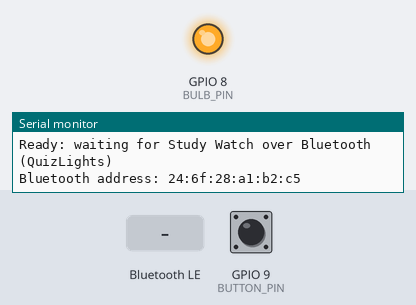
The sketch below on a simulated ESP32-C3. Shown: output pins drawn as LEDs (lit = HIGH), the last lines printed to the serial monitor. Dashed ring = blinking. The inputs (shaded band) are chosen by the test bench; at power-on: GPIO 9 (BUTTON_PIN) HIGH. EEPROM starts erased; nothing arrives over Bluetooth unless stated; a phone connects over Bluetooth LE 3 s after start.

Above: at 1.2 s.
1.3 s: Bluetooth LE write "-" received
At 1.45 s:
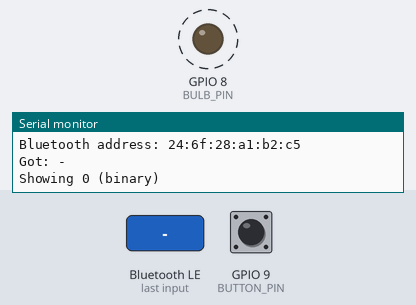
5.9 s: GPIO 9 (BUTTON_PIN) pulled LOW for 1 s
At 7.28 s:
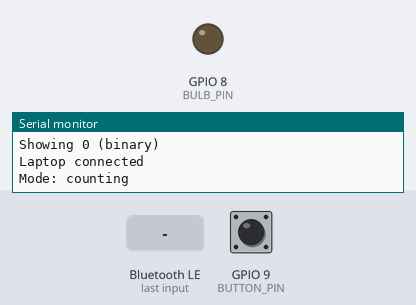
Timing chart, 0 to 8.9 s (numbered marks = the images above; inputs shaded):
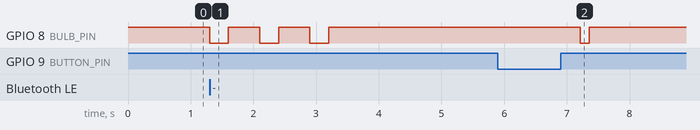

Measured:
- after the input at 1.3 s, GPIO 8 (BULB_PIN): alternates HIGH for 0.50 s and LOW for 0.30 s, 6 changes in all, then stays HIGH, starting at once
- after the input at 5.9 s, GPIO 8 (BULB_PIN): HIGH → LOW after 1.3 s, → HIGH 0.15 s later

The sketch:

quiz_lights_c3_ble.ino
```cpp
// Quiz Lights, Bluetooth version, for the ESP32-C3 Super Mini. Study Watch on the laptop connects
// straight to this board (no Wi-Fi, no topic, no setup). One bulb (the board's blue LED) shows answers.
// Option answers follow the mode: counting (one blink per unit, A=1, B=2 ...) or binary (A=001 ...).
// Number answers are always binary: long flash = 1, short flash = 0, an extra-long flash is the decimal point.
// Arduino IDE: board "ESP32C3 Dev Module", USB CDC On Boot: Enabled. No extra libraries needed.

#include <BLEDevice.h>
#include <BLEServer.h>
#include <BLE2902.h>
#include <Preferences.h>

#define BULB_PIN 8              // the Super Mini's blue LED. For a real bulb/LED use 4 and set BULB_ON HIGH
#define BULB_ON LOW             // the blue LED lights when the pin is LOW
#define BUTTON_PIN 9            // BOOT button: tap = solve the screen (like Right Ctrl), hold 1 s = switch mode
#define HOLD_MS 1000            // how long to hold BOOT to switch counting / binary
#define BITS 3                  // 3 bits = 0..7 (A..G). Use 4 for more options
#define LONG_MS 1200            // binary 1
#define SHORT_MS 300            // binary 0
#define GAP_MS 500              // dark gap between flashes
#define BLINK_MS 400            // counting blink
#define POINT_MS 2500           // binary numbers: an extra-long flash is the decimal point
#define BETWEEN_ANSWERS_MS 3000 // pause between answers when one screen has several questions

// Must match Study Watch.
#define SERVICE_UUID "7a3c0001-5f1e-4e8a-9b6d-2c4f1e0b7a10"
#define CHAR_UUID    "7a3c0002-5f1e-4e8a-9b6d-2c4f1e0b7a10"

Preferences prefs;
BLECharacteristic* ch = nullptr;
int mode;  // 1 = counting, 2 = binary
portMUX_TYPE lock = portMUX_INITIALIZER_UNLOCKED;
String pending;          // last message from the laptop, handled in loop()
volatile bool hasPending = false;
volatile bool linkChanged = false;
volatile bool linked = false;

void bulb(bool on) { digitalWrite(BULB_PIN, on ? BULB_ON : !BULB_ON); }
void flash(int ms) { bulb(true); delay(ms); bulb(false); }

void sendCount(int v) {
  for (int i = 0; i < v; i++) { flash(BLINK_MS); delay(BLINK_MS); }
}

void sendBinary(int v) {  // most significant bit first; a 0 is a short flash, never darkness
  for (int b = BITS - 1; b >= 0; b--) { flash((v >> b) & 1 ? LONG_MS : SHORT_MS); delay(GAP_MS); }
}

// Binary for a number answer: only the bits it needs (5 = 101), most significant first. 0 = one short flash.
void sendBits(unsigned long v) {
  int n = 1;
  while (n < 32 && (v >> n)) n++;
  for (int b = n - 1; b >= 0; b--) { flash((v >> b) & 1 ? LONG_MS : SHORT_MS); delay(GAP_MS); }
}

// "12.5" → 1100, extra-long flash (the point), then the hundredths 50 = 110010. "12" → 1100 only.
void sendNumber(String n) {
  Serial.println("Showing number " + n + " (binary)");
  if (n.startsWith("-")) n = n.substring(1);  // negatives are shown without their sign
  int dot = n.indexOf('.');
  unsigned long whole = strtoul((dot < 0 ? n : n.substring(0, dot)).c_str(), nullptr, 10);
  String frac = dot < 0 ? "" : n.substring(dot + 1);
  while (frac.length() < 2 && frac.length() > 0) frac += "0";  // .5 → 50 hundredths
  unsigned long hundredths = frac.length() ? strtoul(frac.substring(0, 2).c_str(), nullptr, 10) : 0;
  sendBits(whole);
  if (hundredths) {
    flash(POINT_MS);
    delay(GAP_MS);
    sendBits(hundredths);
  }
}

void show(int v) {
  Serial.printf("Showing %d (%s)\n", v, mode == 1 ? "counting" : "binary");
  if (mode == 1) sendCount(v); else sendBinary(v);
}

void setMode(int m) {
  mode = m;
  prefs.putInt("mode", m);
  Serial.println(m == 1 ? "Mode: counting" : "Mode: binary");
  delay(300);
  for (int i = 0; i < m; i++) { flash(150); delay(250); }  // 1 quick blink = counting, 2 = binary
}

class ServerEvents : public BLEServerCallbacks {
  void onConnect(BLEServer*) override { linked = true; linkChanged = true; }
  void onDisconnect(BLEServer*) override { linked = false; linkChanged = true; }
};

class WriteEvents : public BLECharacteristicCallbacks {
  void onWrite(BLECharacteristic* c) override {
    String m = String(c->getValue().c_str());
    portENTER_CRITICAL(&lock);
    pending = m;
    hasPending = true;
    portEXIT_CRITICAL(&lock);
  }
};

void handle(String m) {
  m.trim();
  m.toUpperCase();
  if (m.length() == 0) return;
  Serial.println("Got: " + m);
  if (m.startsWith("MODE")) {
    if (m.indexOf("COUNT") > 0) setMode(1);
    else if (m.indexOf("BINARY") > 0) setMode(2);
    return;  // zones needs an LED strip
  }
  if (m == "THINKING" || m == "ERROR" || m == "OFF") return;  // the bulb shows answers only
  if (m == "NONE") { show(0); return; }
  bool first = true;
  int start = 0;
  while (start <= (int)m.length()) {  // "B" or "B,-,D"
    int c = m.indexOf(',', start);
    if (c < 0) c = m.length();
    String tok = m.substring(start, c);
    tok.trim();
    start = c + 1;
    int v;
    if (tok.startsWith(":")) {  // a number answer (question without options)
      if (!first) delay(BETWEEN_ANSWERS_MS);
      first = false;
      sendNumber(tok.substring(1));  // numbers are always shown in binary, whatever the mode
      continue;
    }
    if (tok == "-" || tok == "NONE") v = 0;
    else if (tok.length() == 1 && tok[0] >= 'A' && tok[0] <= 'Z') v = tok[0] - 'A' + 1;
    else continue;
    if (!first) delay(BETWEEN_ANSWERS_MS);
    first = false;
    show(v);
  }
}

// Tap: tells Study Watch to solve the screen, so the teacher can do it from the podium. Hold 1 s: switch mode.
void checkButton() {
  if (digitalRead(BUTTON_PIN) != LOW) return;
  unsigned long t = millis();
  while (digitalRead(BUTTON_PIN) == LOW) delay(10);
  unsigned long held = millis() - t;
  if (held < 50) return;  // contact bounce
  if (held >= HOLD_MS) {
    setMode(mode == 2 ? 1 : 2);
  } else if (linked) {
    ch->setValue("SOLVE");
    ch->notify();
    Serial.println("Button: asked the laptop to solve the screen");
  } else {
    Serial.println("Button: not connected to the laptop");
  }
}

void setup() {
  Serial.begin(115200);
  pinMode(BULB_PIN, OUTPUT);
  bulb(false);
  pinMode(BUTTON_PIN, INPUT_PULLUP);
  prefs.begin("quiz", false);
  mode = prefs.getInt("mode", 2);
  if (mode != 1 && mode != 2) mode = 2;

  BLEDevice::init("QuizLights");
  BLEServer* server = BLEDevice::createServer();
  server->setCallbacks(new ServerEvents());
  BLEService* service = server->createService(SERVICE_UUID);
  ch = service->createCharacteristic(
      CHAR_UUID, BLECharacteristic::PROPERTY_WRITE | BLECharacteristic::PROPERTY_WRITE_NR |
                     BLECharacteristic::PROPERTY_NOTIFY);
  ch->addDescriptor(new BLE2902());  // lets the laptop subscribe to button presses
  ch->setCallbacks(new WriteEvents());
  service->start();
  BLEAdvertising* adv = BLEDevice::getAdvertising();
  adv->addServiceUUID(SERVICE_UUID);
  adv->setScanResponse(true);
  BLEDevice::startAdvertising();
  Serial.println("Ready: waiting for Study Watch over Bluetooth (QuizLights)");
  Serial.println("Bluetooth address: " + String(BLEDevice::getAddress().toString().c_str()));
}

void loop() {
  checkButton();
  static unsigned long lastAddress = 0;  // repeat the address, so it's visible whenever Serial Monitor opens
  if (!linked && millis() - lastAddress > 5000) {
    lastAddress = millis();
    Serial.println("Bluetooth address: " + String(BLEDevice::getAddress().toString().c_str()));
  }
  if (linkChanged) {
    linkChanged = false;
    Serial.println(linked ? "Laptop connected" : "Laptop disconnected, advertising again");
    if (!linked) { delay(300); BLEDevice::startAdvertising(); }
  }
  if (hasPending) {
    portENTER_CRITICAL(&lock);
    String m = pending;
    hasPending = false;
    portEXIT_CRITICAL(&lock);
    handle(m);
  }
  delay(10);
}
```
